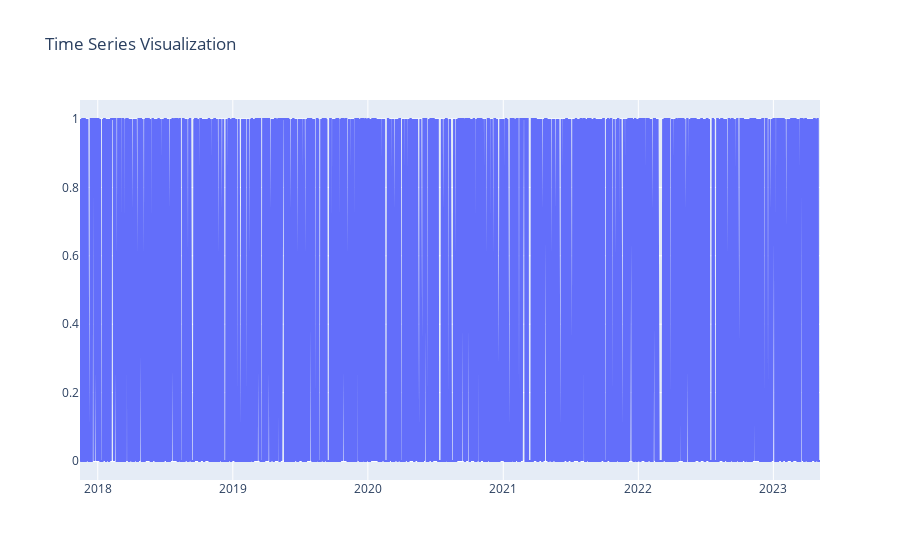

The notebook cell this image was saved under:
### Code cell
# Visualize the dataset
fig = go.Figure()
fig.add_trace(go.Scatter(x=DF.index, y=DF['label'], mode='lines', name='Value'))
fig.update_layout(title='Time Series Visualization')
fig.show()

### Figure 1 — Plotly figure (JSON) as saved in the notebook; plotly's stock layout.template omitted (floating-point values rounded to 4 significant figures; data arrays with more than 128 entries replaced by an {"elided": "..."} marker saying what was removed)
{"data": [{"mode": "lines", "name": "Value", "type": "scatter", "x": {"elided": "1985 str values"}, "y": {"elided": "1985 int values"}}], "layout": {"title": {"text": "Time Series Visualization"}}}
